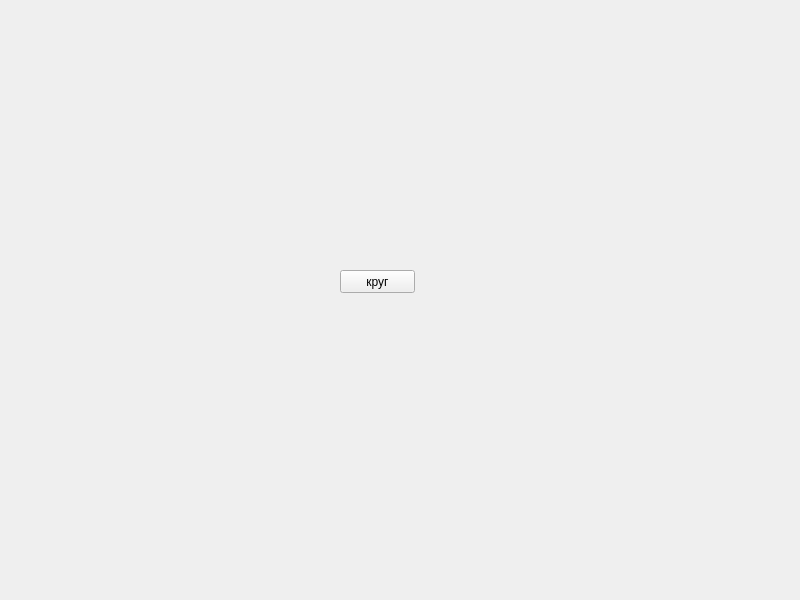
<?xml version="1.0" encoding="UTF-8"?>
<ui version="4.0">
 <class>Form</class>
 <widget class="QWidget" name="Form">
  <property name="geometry">
   <rect>
    <x>0</x>
    <y>0</y>
    <width>800</width>
    <height>600</height>
   </rect>
  </property>
  <property name="windowTitle">
   <string>Form</string>
  </property>
  <widget class="QLabel" name="label">
   <property name="geometry">
    <rect>
     <x>0</x>
     <y>0</y>
     <width>800</width>
     <height>600</height>
    </rect>
   </property>
   <property name="text">
    <string/>
   </property>
  </widget>
  <widget class="QPushButton" name="pushButton">
   <property name="geometry">
    <rect>
     <x>340</x>
     <y>270</y>
     <width>75</width>
     <height>23</height>
    </rect>
   </property>
   <property name="text">
    <string>круг</string>
   </property>
  </widget>
 </widget>
 <resources/>
 <connections/>
</ui>
